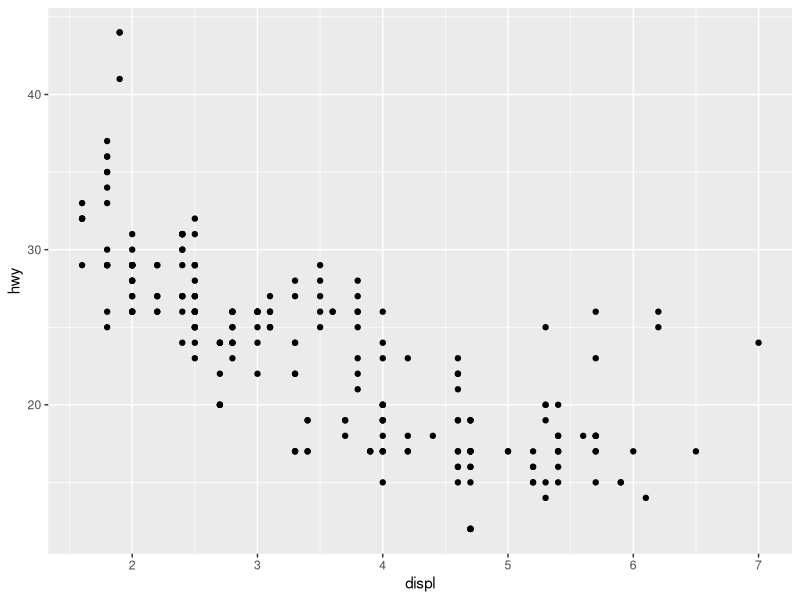
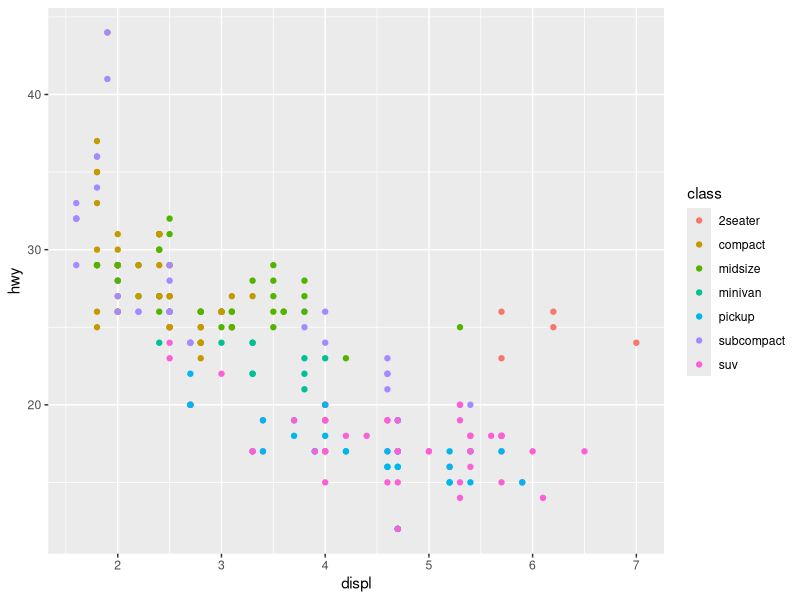
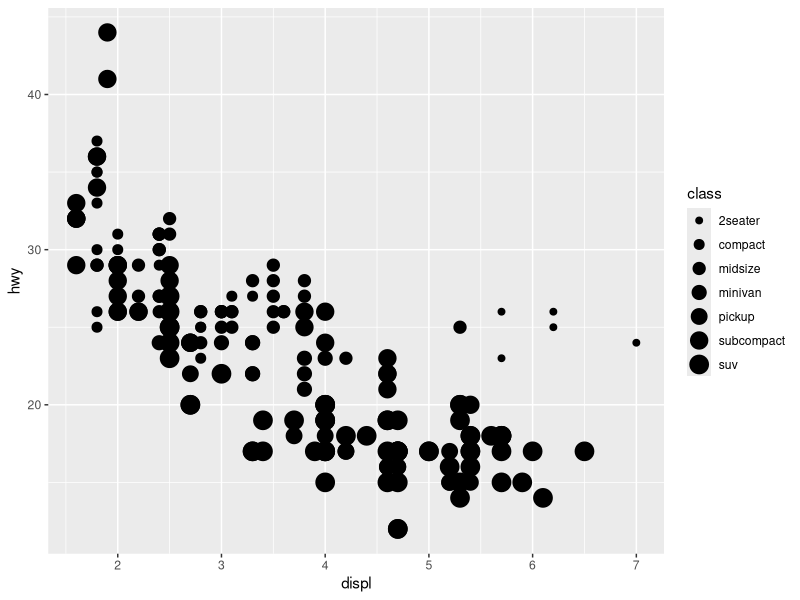
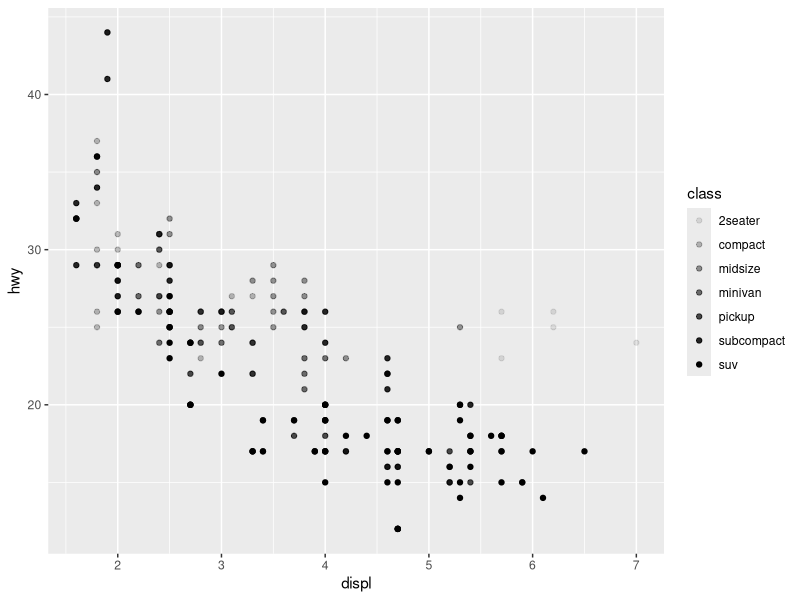
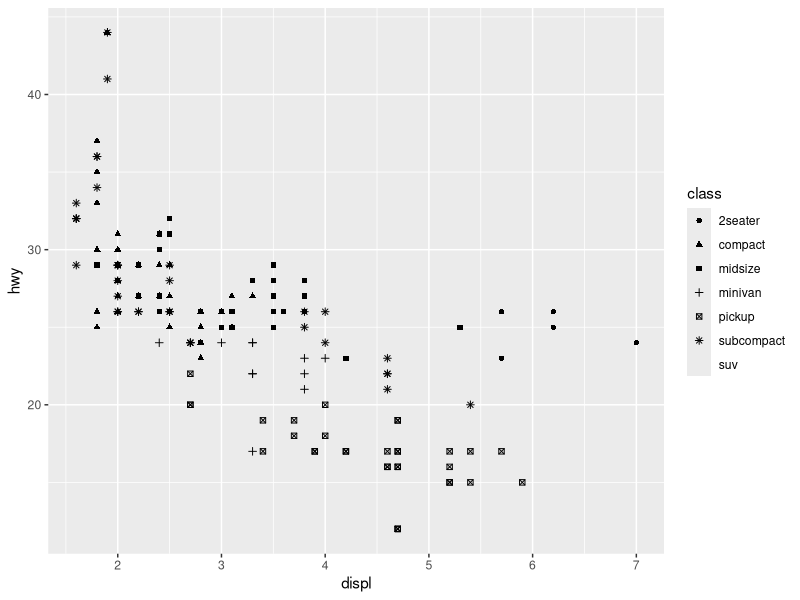
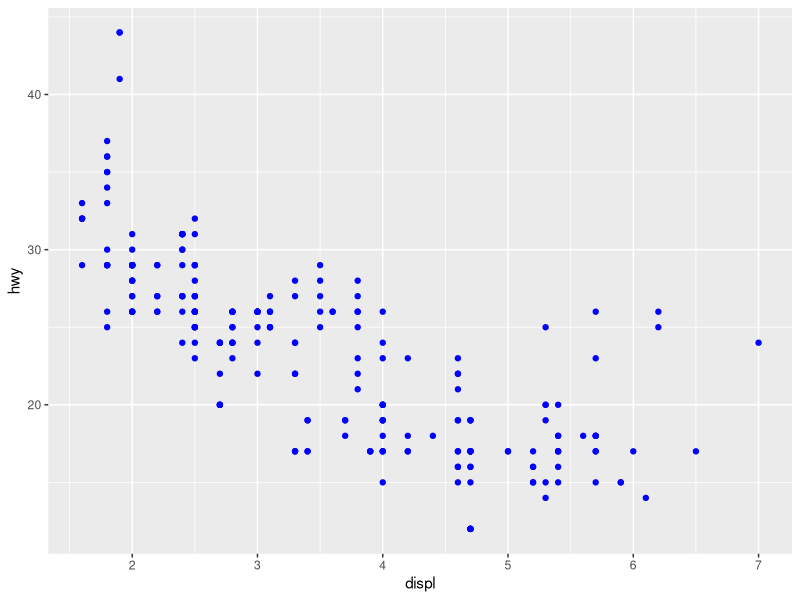
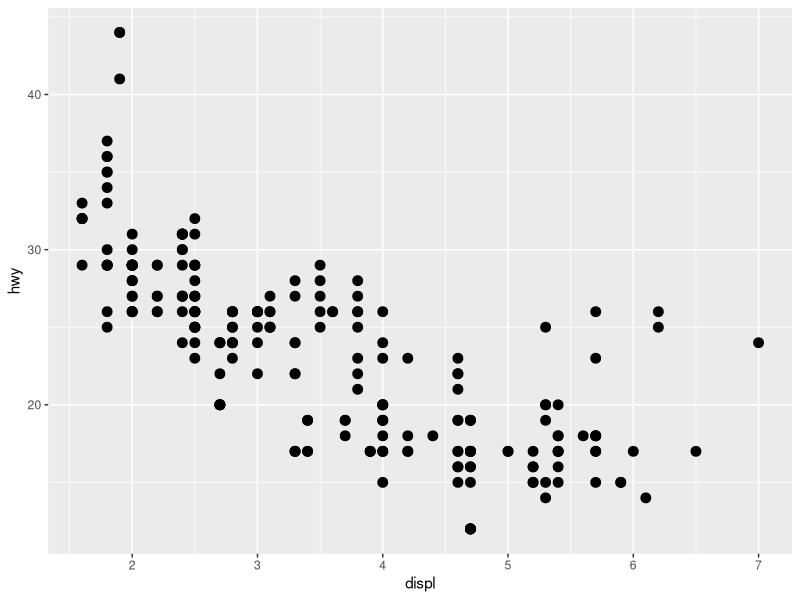
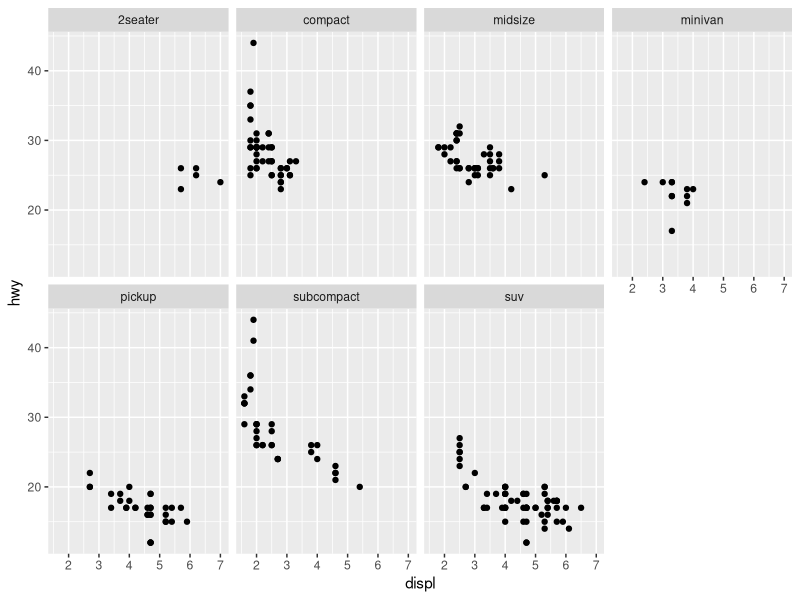

Write R code to recreate these figures, in order.
## ---- chunk 1
library(tidyverse)
## ---- chunk 2
mpg
## ---- chunk 3
ggplot(data = mpg) + 
  geom_point(mapping = aes(x = displ, y = hwy))
## ---- chunk 4
ggplot(data=mpg) +
geom_point(mapping = aes(x = displ, y = hwy, colour = class))
## ---- chunk 5
ggplot(data = mpg) + 
  geom_point(mapping = aes(x = displ, y = hwy, size = class))
## ---- chunk 6
ggplot(data = mpg) + 
  geom_point(mapping = aes(x = displ, y = hwy, alpha = class))
## ---- chunk 7
ggplot(data = mpg) + 
  geom_point(mapping = aes(x = displ, y = hwy, shape = class))
## ---- chunk 8
ggplot(data = mpg) + 
  geom_point(mapping = aes(x = displ, y = hwy), color = "blue")
## ---- chunk 9
ggplot(data = mpg) + 
  geom_point(mapping = aes(x = displ, y = hwy), size = 3)
## ---- chunk 10
ggplot(data = mpg) + 
  geom_point(mapping = aes(x = displ, y = hwy)) + 
  facet_wrap(~ class, nrow = 2)
## ---- chunk 11
ggplot(data = mpg) + 
  geom_point(mapping = aes(x = displ, y = hwy)) + 
  facet_grid(drv ~ cyl)
## ---- chunk 12
ggplot(data = mpg) + 
  geom_point(mapping = aes(x = displ, y = hwy)) + 
  facet_grid(. ~ cyl)
## ---- chunk 13
 ggplot(data = mpg) + 
  geom_point(mapping = aes(x = displ, y = hwy))
## ---- chunk 14
ggplot(data = mpg) + 
  geom_smooth(mapping = aes(x = displ, y = hwy))
## ---- chunk 15
ggplot(data = mpg) + 
  geom_smooth(mapping = aes(x = displ, y = hwy, linetype = drv))
## ---- chunk 16
 ggplot(data = mpg) +
  geom_smooth(mapping = aes(x = displ, y = hwy, group = drv))
## ---- chunk 17
ggplot(data = mpg) +
  geom_smooth(
    mapping = aes(x = displ, y = hwy, color = drv),
    show.legend = FALSE,
  )
## ---- chunk 18
ggplot(data = mpg) + 
  geom_point(mapping = aes(x = displ, y = hwy)) +
  geom_smooth(mapping = aes(x = displ, y = hwy))
## ---- chunk 19
ggplot(data = mpg, mapping = aes(x = displ, y = hwy)) + 
  geom_point() + 
  geom_smooth()
## ---- chunk 20
ggplot(data = mpg, mapping = aes(x = displ, y = hwy)) + 
  geom_point(mapping = aes(color = class)) + 
  geom_smooth()
## ---- chunk 21
ggplot(data = mpg, mapping = aes(x = displ, y = hwy)) + 
  geom_point(mapping = aes(color = class)) + 
  geom_smooth(data = filter(mpg, class == "subcompact"), se = FALSE)
## ---- chunk 22
ggplot(data = mpg, mapping = aes(x = displ, y = hwy)) + 
  geom_point() + 
  geom_smooth()

ggplot() + 
  geom_point(data = mpg, mapping = aes(x = displ, y = hwy)) + 
  geom_smooth(data = mpg, mapping = aes(x = displ, y = hwy))
## ---- chunk 23
diamonds
## ---- chunk 24
ggplot(data = diamonds) + 
  geom_bar(mapping = aes(x = cut))
## ---- chunk 25
ggplot(data = diamonds) + 
  stat_count(mapping = aes(x = cut))
## ---- chunk 26
demo <- tribble(
  ~cut,         ~freq,
  "Fair",       1610,
  "Good",       4906,
  "Very Good",  12082,
  "Premium",    13791,
  "Ideal",      21551
)
demo

ggplot(data = demo) +
  geom_bar(mapping = aes(x = cut, y = freq), stat = "identity")
## ---- chunk 27
ggplot(data = diamonds) + 
  geom_bar(mapping = aes(x = cut, y = stat(prop), group = 1))
## ---- chunk 28
ggplot(data = diamonds) + 
  stat_summary(
    mapping = aes(x = cut, y = depth),
    fun.min = min,
    fun.max = max,
    fun = median
  )
## ---- chunk 29
ggplot(data = diamonds) + 
  geom_bar(mapping = aes(x = cut, colour = cut))
ggplot(data = diamonds) + 
  geom_bar(mapping = aes(x = cut, fill = cut))
## ---- chunk 30
ggplot(data = diamonds) + 
  geom_bar(mapping = aes(x = cut, fill = clarity))
## ---- chunk 31
ggplot(data = diamonds, mapping = aes(x = cut, fill = clarity)) + 
  geom_bar(alpha = 1/5, position = "identity")
## ---- chunk 32
ggplot(data = diamonds, mapping = aes(x = cut, colour = clarity)) + 
  geom_bar(fill = NA, position = "identity")
## ---- chunk 33
ggplot(data = diamonds) + 
  geom_bar(mapping = aes(x = cut, fill = clarity), position = "fill")
## ---- chunk 34
ggplot(data = diamonds) + 
  geom_bar(mapping = aes(x = cut, fill = clarity), position = "dodge")
## ---- chunk 35
ggplot(data = mpg) + 
  geom_point(mapping = aes(x = displ, y = hwy), position = "jitter")
